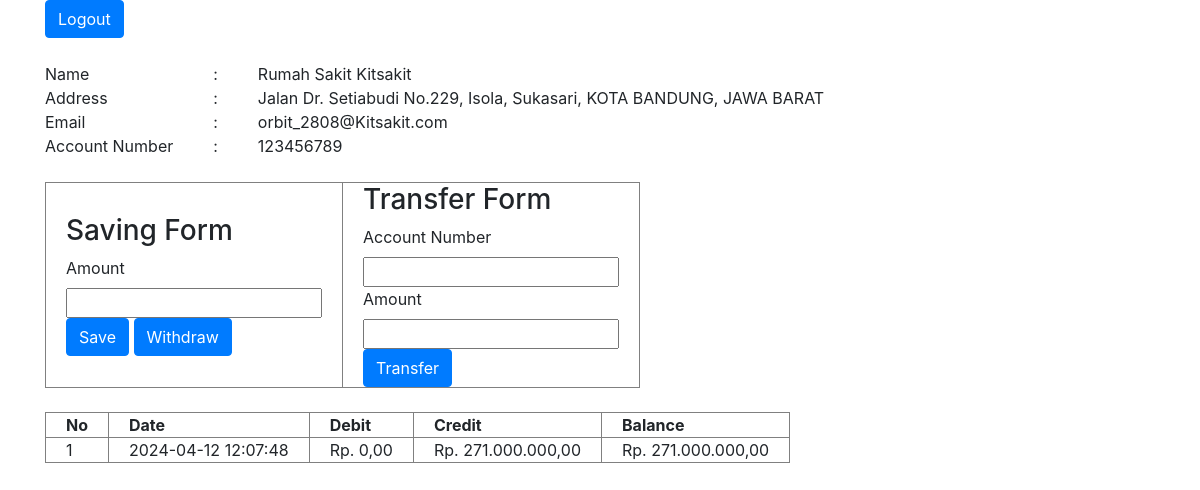
The page / (signed in) on the database its author committed.
### tables this page shows
CREATE TABLE `accounts` (
  `account_id` int(11) NOT NULL,
  `user_id` int(11) NOT NULL,
  `name` varchar(256) NOT NULL,
  `address` varchar(256) NOT NULL,
  `account_number` varchar(15) NOT NULL
);

CREATE TABLE `users` (
  `user_id` int(11) NOT NULL,
  `username` varchar(65) NOT NULL,
  `email` varchar(65) NOT NULL,
  `password` varchar(256) NOT NULL
);

CREATE TABLE `balances` (
  `balance_id` int(11) NOT NULL,
  `account_id` int(11) NOT NULL,
  `record_date` datetime NOT NULL DEFAULT current_timestamp(),
  `debit` int(11) NOT NULL DEFAULT 0,
  `credit` int(11) NOT NULL DEFAULT 0,
  `balance` int(11) NOT NULL
);

### controller/auth.php (called while the page is built, shortened)
<?php
function isLoggedIn() {
    if (isset($_SESSION["condition"])) $sessionCondition = $_SESSION["condition"];
    else $sessionCondition = SessionCondtion::unLoggedIn;
    return $sessionCondition;
}

### controller/transaction.php (called while the page is built, shortened)
<?php
function getProfile($username) {
    $orbitBankConn = dbConnect("orbit_bank_db");
    $query = "SELECT name, address, email, account_number
                FROM accounts
                INNER JOIN users ON accounts.user_id = users.user_id
                WHERE users.username = '$username'";
    $result = mysqli_query($orbitBankConn, $query);
    if($result) {
        $profile = mysqli_fetch_assoc($result);
        $tempAddress = explode(';', $profile["address"]);
        $indonesianRegionalConn = dbConnect("indonesian_regional_db");
        $regencyId = (int) $tempAddress[2];
        $query = "SELECT
                provinces.name AS province_name,
                regencies.name AS regency_name
                FROM provinces
                INNER JOIN regencies ON regencies.province_id = provinces.id
                WHERE regencies.id = $regencyId";
        $result = mysqli_query($indonesianRegionalConn, $query);
        if($result) {
            $indonesianRegional = mysqli_fetch_assoc($result);
            $tempAddress[1] = $indonesianRegional["province_name"];
            $tempAddress[2] = $indonesianRegional["regency_name"];
        }
        $slicePrevReversedAddress = array_slice($tempAddress, 0, 1);
        $prevReversedAddress = array_slice($tempAddress, 1);
        $reversedAddress = array_reverse($prevReversedAddress);
        $mergeAddress = array_merge($slicePrevReversedAddress, $reversedAddress);
        $profile["address"] = implode(', ', $mergeAddress);
    }
    return $profile;
}
function _getAccountId($accountNumber, $conn) {
    $query = "SELECT account_id FROM accounts WHERE account_number = '$accountNumber'";
    $result = mysqli_query($conn, $query);
    if ($result) {
        $temp = mysqli_fetch_assoc($result);
        $accountId = $temp["account_id"];
    } else {
        $accountId = -1;
    }
    return $accountId;
}
function getBalanceRecords($accountNumber) {
    $conn = dbConnect("orbit_bank_db");
    $accountId = _getAccountId($accountNumber, $conn);
    $query = "SELECT record_date, debit, credit, balance
                FROM balances
                WHERE balances.account_id = $accountId";
    $result = mysqli_query($conn, $query);
    if($result) {
        while($temp = mysqli_fetch_assoc($result)) {
            $row[] = $temp;
        }
    }
    return $row;
}

### index.php (the view, shortened to what this page needs)
<?php
include_once("controller/auth.php");
include_once("controller/transaction.php");
?>
<!DOCTYPE html>
<html lang="en">
<head>
    <link href="https://stackpath.bootstrapcdn.com/bootstrap/4.5.2/css/bootstrap.min.css" rel="stylesheet">
</head>
<body>
    <div class="container">
        <?php
        switch(isLoggedIn()) {
            case SessionCondtion::loggedIn:
                $profile = getProfile($_SESSION["username"]);
                $balances = getBalanceRecords($profile["account_number"]);
        ?>
        <form action="/auth.php" method="get"><input type="submit" class="btn btn-primary" name="submit" value="Logout"></form><br>
        <table>
            <tr>
                <td style="padding: 0px 20px 0px 0px;">Name</td>
                <td style="padding: 0px 20px 0px 20px;">:</td>
                <td style="padding: 0px 20px 0px 20px;"><?=$profile["name"]?></td>
            </tr>
            <tr>
                <td style="padding: 0px 20px 0px 0px;">Address</td>
                <td style="padding: 0px 20px 0px 20px;">:</td>
                <td style="padding: 0px 20px 0px 20px;"><?=$profile["address"]?></td>
            </tr>
            <tr>
                <td style="padding: 0px 20px 0px 0px;">Email</td>
                <td style="padding: 0px 20px 0px 20px;">:</td>
                <td style="padding: 0px 20px 0px 20px;"><?=$profile["email"]?></td>
            </tr>
            <tr>
                <td style="padding: 0px 20px 0px 0px;">Account Number</td>
                <td style="padding: 0px 20px 0px 20px;">:</td>
                <td style="padding: 0px 20px 0px 20px;"><?=$profile["account_number"]?></td>
            </tr>
        </table><br/>
        <table border="1">
            <tr>
                <td style="padding: 0px 20px 0px 20px;">
                    <h3>Saving Form</h3>
                    <form action="transaction.php" method="post">
                        <label for="amount">Amount</label><br/>
                        <input type="number" name="amount" id="saving_amount"><br/>
                        <input type="submit" class="btn btn-primary" name="submit" value="Save">
                        <input type="submit" class="btn btn-primary" name="submit" value="Withdraw">
                    </form>
                </td>
                <td style="padding: 0px 20px 0px 20px;">
                    <h3>Transfer Form</h3>
                    <form action="transaction.php" method="post">
                        <label for="receiver_account_number">Account Number</label><br/>
                        <input type="text" name="receiver_account_number" id="transfer_receiver_account_number"><br/>
                        <label for="amount">Amount</label><br/>
                        <input type="number" name="amount" id="transfer_amount"><br/>
                        <input type="submit" class="btn btn-primary" name="submit" value="Transfer">
                    </form>
                </td>
            </tr>
        </table><br/>
        <table border="1">
            <tr>
                <th style="padding: 0px 20px 0px 20px;">No</th>
                <th style="padding: 0px 20px 0px 20px;">Date</th>
                <th style="padding: 0px 20px 0px 20px;">Debit</th>
                <th style="padding: 0px 20px 0px 20px;">Credit</th>
                <th style="padding: 0px 20px 0px 20px;">Balance</th>
            </tr>
            <?php
            $idx = 1;
            foreach ($balances as $balance) {
            ?>
            <tr>
                <td style="padding: 0px 20px 0px 20px;"><?=$idx?></td>
                <td style="padding: 0px 20px 0px 20px;"><?=$balance["record_date"]?></td>
                <td style="padding: 0px 20px 0px 20px;">Rp. <?=number_format($balance["debit"], 2, ",", ".")?></td>
                <td style="padding: 0px 20px 0px 20px;">Rp. <?=number_format($balance["credit"], 2, ",", ".")?></td>
                <td style="padding: 0px 20px 0px 20px;">Rp. <?=number_format($balance["balance"], 2, ",", ".")?></td>
            </tr>
            <?php
            }
            ?>
        </table>
        <?php
                    break;
        ?>
        <?php
                }
        ?>
    </div>
</body>
</html>

### rows shown on the page
accounts: name "Rumah Sakit Kitsakit", user.email "orbit_2808@Kitsakit.com", account_number "123456789"
balances: record_date "2024-04-12 12:07:48", debit "0,00", credit "271.000.000,00", balance "271.000.000,00"

### other values the page prints
$profile["address"] "Jalan Dr. Setiabudi No.229, Isola, Sukasari, KOTA BANDUNG, JAWA BARAT"
